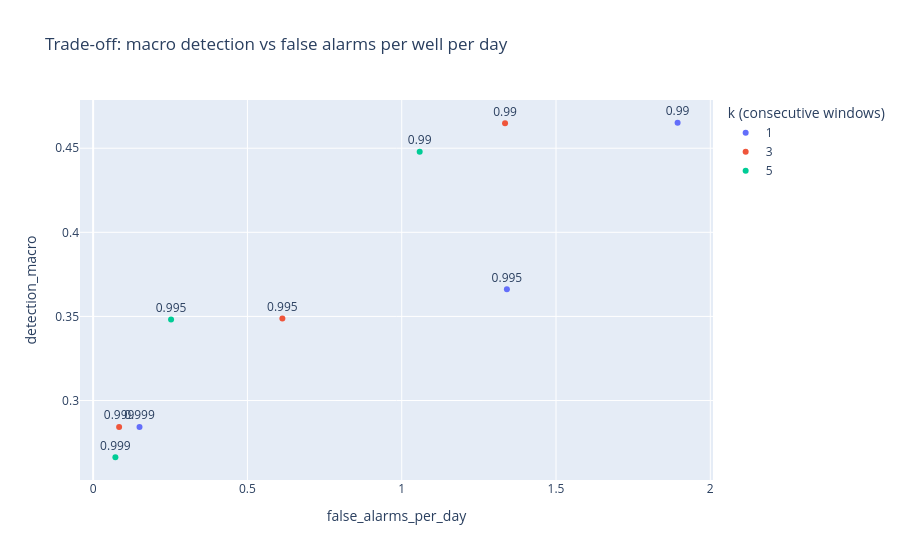

This figure's notebook cell:
### Markdown cell above
## v3: out-of-sample calibration of the per-well threshold

- Per-well-tier false alarms: 0.24 (v1) → 0.48 (v2) → 0.02/day (v3). Global tier unchanged at 3.02/day; it is now the main source of false alarms (overall 0.61/day).
- Detection dropped for subtler events: quick PCK restriction 50% → 0%, hydrate (production) 71% → 50%, productivity loss 55% → 45%, hydrate (service) 21% → 14%. Slugging (97%) and DHSV closure (100%) unaffected.
- v2's threshold was too tight (in-sample calibration); v3's is likely too loose: calibration compares a well's earliest half with its latest half, a larger time gap than at test time, when the baseline includes recent files.
- v2 and v3 are two points on one detection vs false-alarm trade-off curve. Next: map the full curve rather than fine-tune the calibration rule.

### Code cell
sweep = pd.read_parquet(ROOT / "reports/3w_sweep_twotier.parquet")
fig = px.scatter(sweep, x="false_alarms_per_day", y="detection_macro",
                 color=sweep["k"].astype(str), text="quantile",
                 title="Trade-off: macro detection vs false alarms per well per day",
                 labels={"color": "k (consecutive windows)"})
fig.update_traces(textposition="top center")
fig.show()

### Figure 1 — Plotly figure (JSON) as saved in the notebook; plotly's stock layout.template omitted (floating-point values rounded to 4 significant figures)
{"data": [{"hovertemplate": "k (consecutive windows)=1<br>false_alarms_per_day=%{x}<br>detection_macro=%{y}<br>quantile=%{text}<extra></extra>", "legendgroup": "1", "marker": {"color": "#636efa", "symbol": "circle"}, "mode": "markers+text", "name": "1", "orientation": "v", "showlegend": true, "text": [0.99, 0.995, 0.999], "textposition": "top center", "type": "scatter", "x": [1.894, 1.341, 0.1503], "xaxis": "x", "y": [0.4651, 0.3661, 0.2843], "yaxis": "y"}, {"hovertemplate": "k (consecutive windows)=3<br>false_alarms_per_day=%{x}<br>detection_macro=%{y}<br>quantile=%{text}<extra></extra>", "legendgroup": "3", "marker": {"color": "#EF553B", "symbol": "circle"}, "mode": "markers+text", "name": "3", "orientation": "v", "showlegend": true, "text": [0.99, 0.995, 0.999], "textposition": "top center", "type": "scatter", "x": [1.335, 0.6133, 0.08418], "xaxis": "x", "y": [0.4648, 0.3488, 0.2843], "yaxis": "y"}, {"hovertemplate": "k (consecutive windows)=5<br>false_alarms_per_day=%{x}<br>detection_macro=%{y}<br>quantile=%{text}<extra></extra>", "legendgroup": "5", "marker": {"color": "#00cc96", "symbol": "circle"}, "mode": "markers+text", "name": "5", "orientation": "v", "showlegend": true, "text": [0.99, 0.995, 0.999], "textposition": "top center", "type": "scatter", "x": [1.058, 0.2525, 0.07215], "xaxis": "x", "y": [0.448, 0.3481, 0.2663], "yaxis": "y"}], "layout": {"legend": {"title": {"text": "k (consecutive windows)"}, "tracegroupgap": 0}, "title": {"text": "Trade-off: macro detection vs false alarms per well per day"}, "xaxis": {"anchor": "y", "domain": [0, 1], "title": {"text": "false_alarms_per_day"}}, "yaxis": {"anchor": "x", "domain": [0, 1], "title": {"text": "detection_macro"}}}}
